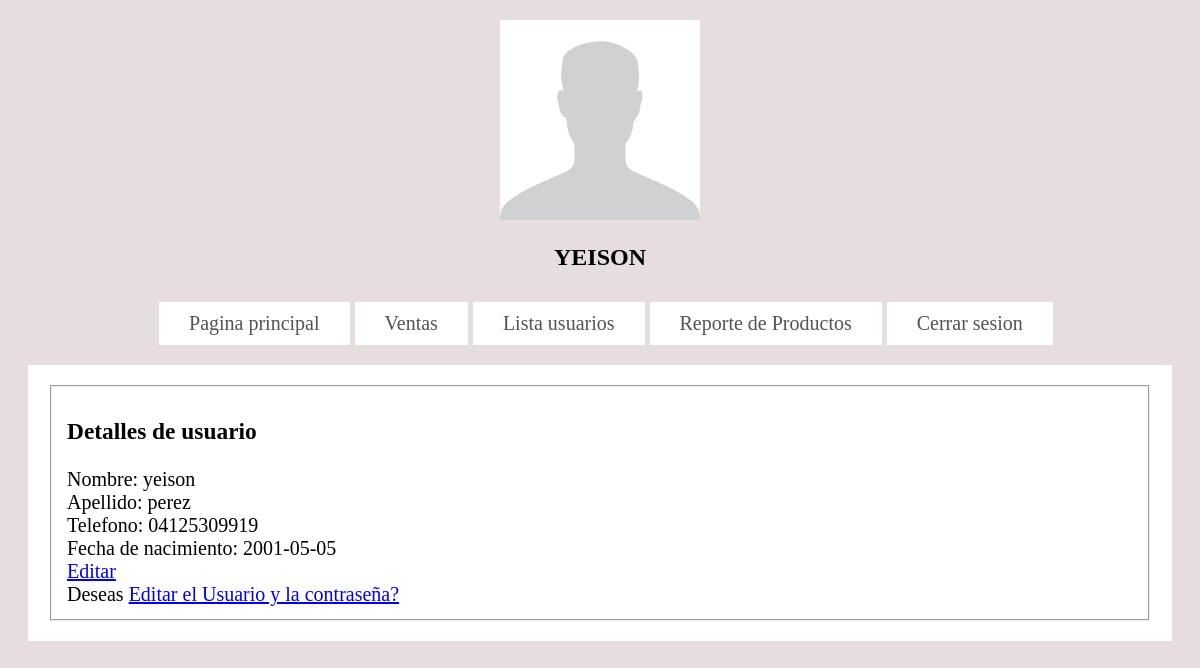
The app's page /admin/perfil.php with its own data.
### tables this page shows
CREATE TABLE `registro` (
  `id` int(100) NOT NULL,
  `nombre` varchar(50) NOT NULL,
  `apellido` varchar(40) NOT NULL,
  `telefono` varchar(15) NOT NULL,
  `fecha` date NOT NULL,
  `correo` varchar(40) NOT NULL,
  `usuario_id` int(11) NOT NULL
);

### admin/perfil.php (the view, shortened to what this page needs)
<?php
$db= new DataBase();
 $con= $db->conectar();
$sql= $con->query("SELECT * FROM registro INNER JOIN usuario on registro.usuario_id = usuario.id_usuario");
 $sql->execute();
    while($data = $sql->fetch(PDO::FETCH_ASSOC)){
        $nombre=$data['nombre'];
        $apellido=$data['apellido'];
        $telefono=$data['telefono'];
        $fecha=$data['fecha'];
    }
?>
<!DOCTYPE html>
<html lang="en">
<head>
    <link rel="stylesheet" href="../CSS1/stylePerfil.css">
</head>
<body>
    <header>
            <img src="../wed/imagenes/usuario1.jpg" alt="yeison" width="30%"><br>
            <h2 class ="nombre"><?php echo $nombre  ;?></h2>
   </header>
    <div class="encabezado">
        <nav>
            <a href="./miniProyecto.php" class="enlaces">Pagina principal</a>
            <a href="ventas.php" class="enlaces">Ventas</a></li>
            <a href="lista_Usuarios.php" class="enlaces">Lista usuarios</a>
            <a href="../reportesAdmin/reporteProductos.php?php echo $row['id_transaccion']; ?>" target = "_blank"  class="enlaces">Reporte de Productos</a>
            <a href="../modulos/cerrar.php" class="enlaces">Cerrar sesion</a>
           </nav>
    </div>
    <div class="DetallesUsuario">
        <fieldset>
            <h3>Detalles de usuario</h3>
            <label for="">Nombre:</label>
            <?php echo $nombre;?>
            <br>
            <label for="">Apellido:</label>
            <?php echo $apellido;?>
            <br>
            <label for="">Telefono:</label>
            <?php echo $telefono;?>
            <br>
            <label for="">Fecha de nacimiento:</label>
            <?php echo $fecha;?>
            <br>
            <a href="../editarAdmin/editarDatosAdm.php">Editar</a><br>
            <label>Deseas <a href="../editarAdmin/editarUsuarioAdm.php"> Editar el Usuario y la contraseña?</a></label>
        </fieldset>
    </div>
</body>
</html>

### CSS1/stylePerfil.css (style rules this page uses)
body { background-color: #e6ddde; background-repeat:no-repeat; background-attachment: fixed; background-size: cover; }
header { text-align: center; padding: 1%; }
img { width: 200px; height: 200px; }
.enlaces { display:inline-block; background:white; color: #565253; padding: 10px 30px; text-decoration: none; }
.encabezado { margin-left: 1%; text-align: center; font-size: 20px; }
.nombre { text-transform: uppercase; }
.DetallesUsuario { margin: 20px; background: white; font-size: 20px; padding: 20px ; }

### records on screen
registro: nombre "YEISON", nombre "yeison", apellido "perez", telefono "04125309919", fecha "2001-05-05"
